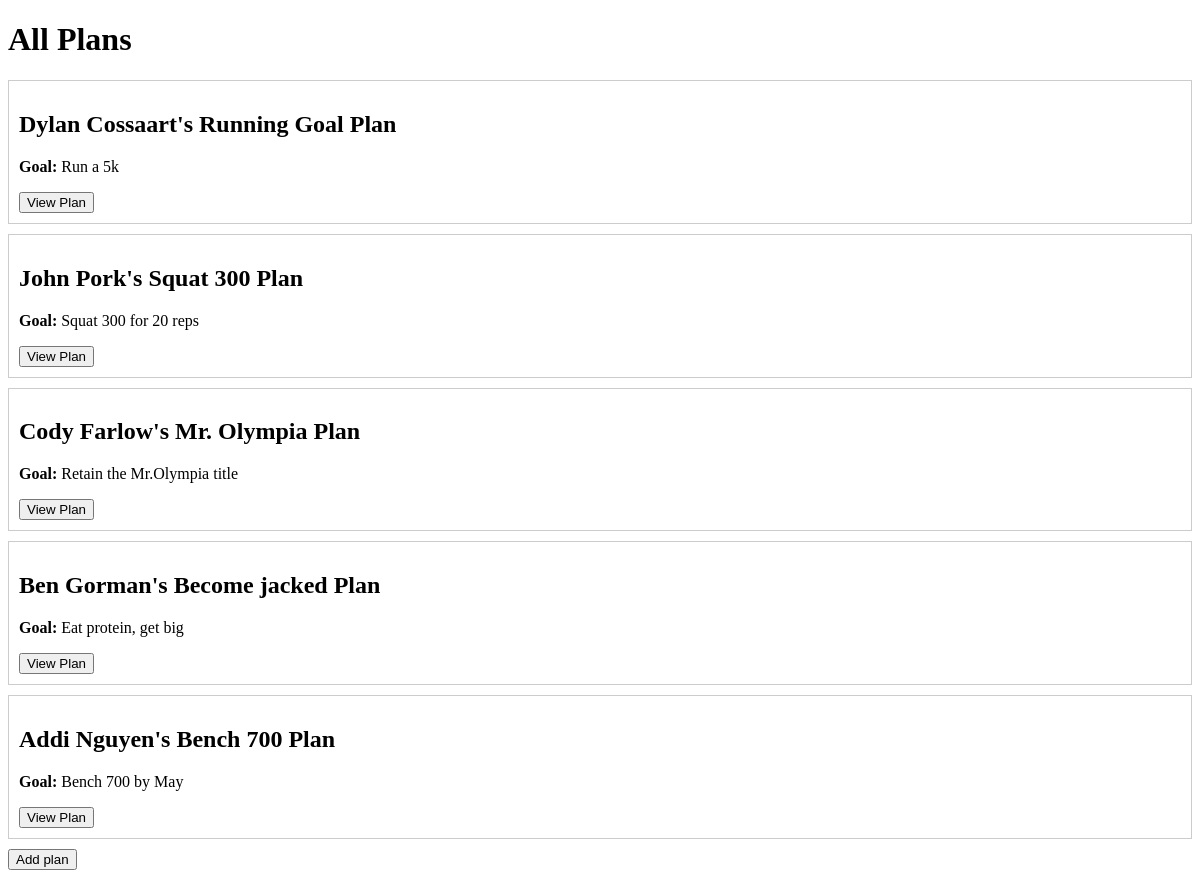
The app's page /plans, older data.
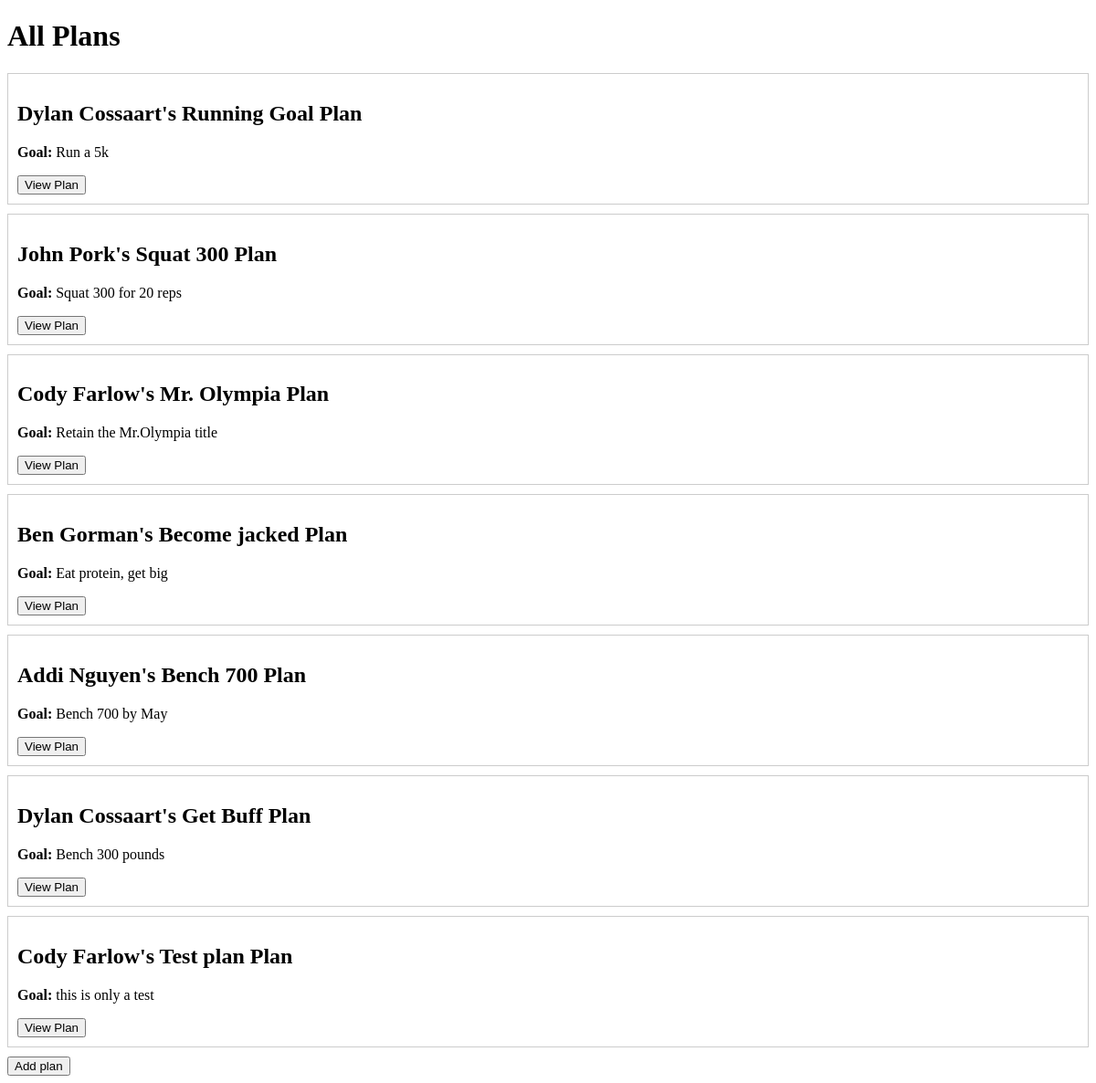
The same page, newer data.
### models.py (models this page shows)
class Plan(db.Model):
    __tablename__ = "Plans"
    plan_id = db.Column(db.Integer, primary_key=True)
    user_id = db.Column(db.Integer, db.ForeignKey("Users.user_id"), nullable=False)
    name = db.Column(db.Text, nullable=False)
    goal = db.Column(db.Text)
    description = db.Column(db.Text)
    start_date = db.Column(db.Date)
    end_date = db.Column(db.Date)
    created_at = db.Column(db.DateTime, nullable=False, server_default=db.func.current_timestamp())
    updated_at = db.Column(db.DateTime, nullable=False, server_default=db.func.current_timestamp())
    user = db.relationship("User", back_populates="plans")
    workouts = db.relationship("Workout", back_populates="plan")

### routes.py (the view)
@main.route("/plans", methods=["GET"])
def get_plans():
    plans_query = db.session.query(Plan, User).join(User, Plan.user_id == User.user_id).all()
    plans = []
    for plan, user in plans_query:
        plans.append({
            "plan_id": plan.plan_id,
            "user_id": user.user_id,
            "user_name": user.name,
            "name": plan.name,
            "goal": plan.goal
        })
    return render_template("plans.html", plans=plans)

### models.py (called while the page is built)
    @property
    def name(self):
        return f"{self.first_name} {self.last_name}".strip()

### templates/plans.html (shortened to what this page needs)
<!DOCTYPE html>
<html lang="en">
<head>
</head>
<body>
    <h1>All Plans</h1>
    {% if plans %}
    {% for plan in plans %}
    <div style="border: 1px solid #ccc; padding: 10px; margin-bottom: 10px;">
        <h2>{{plan.user_name}}'s {{ plan.name }} Plan</h2>
        <p><strong>Goal:</strong> {{ plan.goal }}</p>
        <button onclick="viewPlan('{{plan.plan_id}}')">View Plan</button>
    </div>
    {% endfor %}
    {% else %}
    <p>No plans found in the database</p>
    {% endif %}
    <button onclick="addPlan()">Add plan</button>
</body>
</html>

Row changes from the older to the newer data that the page shows:
added Plan: user_name "Dylan Cossaart", name "Get Buff", goal "Bench 300 pounds"
added Plan: user_name "Cody Farlow", name "Test plan", goal "this is only a test"
